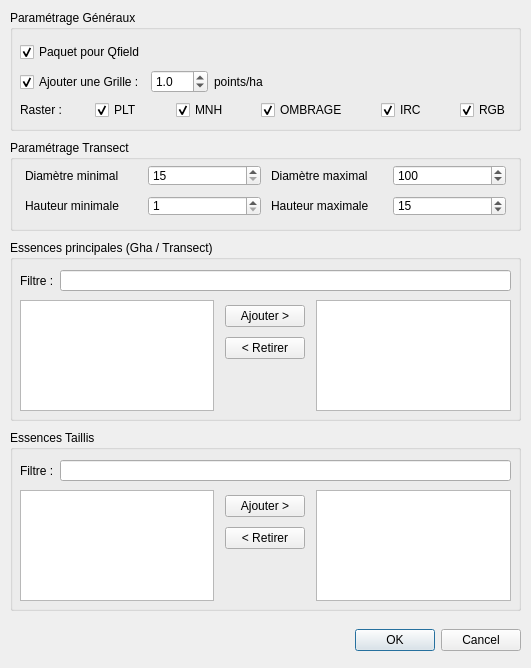
<?xml version="1.0" encoding="UTF-8"?>
<ui version="4.0">
 <class>ExpertiseCreateDialog</class>
 <widget class="QDialog" name="ExpertiseCreateDialog">
  <property name="geometry">
   <rect>
    <x>0</x>
    <y>0</y>
    <width>531</width>
    <height>668</height>
   </rect>
  </property>
  <property name="windowTitle">
   <string>Expertise</string>
  </property>
  <widget class="QGroupBox" name="groupBox_2">
   <property name="geometry">
    <rect>
     <x>10</x>
     <y>240</y>
     <width>511</width>
     <height>181</height>
    </rect>
   </property>
   <property name="title">
    <string>Essences principales (Gha / Transect)</string>
   </property>
   <widget class="QWidget" name="gridLayoutWidget_5">
    <property name="geometry">
     <rect>
      <x>10</x>
      <y>60</y>
      <width>491</width>
      <height>111</height>
     </rect>
    </property>
    <layout class="QGridLayout" name="gridLayout_6">
     <item row="0" column="0">
      <widget class="QListWidget" name="lw_species"/>
     </item>
     <item row="0" column="1">
      <layout class="QGridLayout" name="gridLayout_5">
       <property name="leftMargin">
        <number>5</number>
       </property>
       <property name="topMargin">
        <number>5</number>
       </property>
       <property name="rightMargin">
        <number>5</number>
       </property>
       <property name="bottomMargin">
        <number>5</number>
       </property>
       <property name="spacing">
        <number>10</number>
       </property>
       <item row="1" column="0">
        <widget class="QPushButton" name="pb_remove_species">
         <property name="text">
          <string>&lt; Retirer</string>
         </property>
        </widget>
       </item>
       <item row="2" column="0">
        <spacer name="verticalSpacer">
         <property name="orientation">
          <enum>Qt::Vertical</enum>
         </property>
         <property name="sizeHint" stdset="0">
          <size>
           <width>20</width>
           <height>40</height>
          </size>
         </property>
        </spacer>
       </item>
       <item row="0" column="0">
        <widget class="QPushButton" name="pb_add_species">
         <property name="text">
          <string>Ajouter &gt;</string>
         </property>
        </widget>
       </item>
      </layout>
     </item>
     <item row="0" column="2">
      <widget class="QListWidget" name="lw_selected_species"/>
     </item>
    </layout>
   </widget>
   <widget class="QWidget" name="horizontalLayoutWidget_2">
    <property name="geometry">
     <rect>
      <x>10</x>
      <y>30</y>
      <width>491</width>
      <height>21</height>
     </rect>
    </property>
    <layout class="QHBoxLayout" name="horizontalLayout_4">
     <item>
      <widget class="QLabel" name="label_layers_11">
       <property name="text">
        <string>Filtre :</string>
       </property>
      </widget>
     </item>
     <item>
      <widget class="QLineEdit" name="le_filter_species">
       <property name="placeholderText">
        <string extracomment="CHE..."/>
       </property>
      </widget>
     </item>
    </layout>
   </widget>
  </widget>
  <widget class="QGroupBox" name="groupBox_3">
   <property name="geometry">
    <rect>
     <x>10</x>
     <y>140</y>
     <width>511</width>
     <height>91</height>
    </rect>
   </property>
   <property name="title">
    <string>Paramétrage Transect</string>
   </property>
   <widget class="QWidget" name="gridLayoutWidget_3">
    <property name="geometry">
     <rect>
      <x>10</x>
      <y>20</y>
      <width>491</width>
      <height>61</height>
     </rect>
    </property>
    <layout class="QGridLayout" name="gridLayout_4" rowstretch="0,0">
     <property name="leftMargin">
      <number>5</number>
     </property>
     <property name="topMargin">
      <number>5</number>
     </property>
     <property name="rightMargin">
      <number>5</number>
     </property>
     <property name="bottomMargin">
      <number>5</number>
     </property>
     <property name="spacing">
      <number>10</number>
     </property>
     <item row="0" column="3">
      <widget class="QLabel" name="label_layers_8">
       <property name="text">
        <string>Diamètre maximal</string>
       </property>
      </widget>
     </item>
     <item row="0" column="2">
      <widget class="QSpinBox" name="sp_dmin">
       <property name="minimum">
        <number>15</number>
       </property>
       <property name="maximum">
        <number>200</number>
       </property>
       <property name="singleStep">
        <number>5</number>
       </property>
      </widget>
     </item>
     <item row="0" column="1">
      <widget class="QLabel" name="label_layers_7">
       <property name="text">
        <string>Diamètre minimal</string>
       </property>
      </widget>
     </item>
     <item row="0" column="4">
      <widget class="QSpinBox" name="sp_dmax">
       <property name="minimum">
        <number>15</number>
       </property>
       <property name="maximum">
        <number>200</number>
       </property>
       <property name="singleStep">
        <number>5</number>
       </property>
       <property name="value">
        <number>100</number>
       </property>
      </widget>
     </item>
     <item row="1" column="1">
      <widget class="QLabel" name="label_layers_9">
       <property name="text">
        <string>Hauteur minimale</string>
       </property>
      </widget>
     </item>
     <item row="1" column="2">
      <widget class="QSpinBox" name="sp_hmin">
       <property name="minimum">
        <number>1</number>
       </property>
       <property name="maximum">
        <number>40</number>
       </property>
      </widget>
     </item>
     <item row="1" column="3">
      <widget class="QLabel" name="label_layers_10">
       <property name="text">
        <string>Hauteur maximale</string>
       </property>
      </widget>
     </item>
     <item row="1" column="4">
      <widget class="QSpinBox" name="sp_hmax">
       <property name="minimum">
        <number>1</number>
       </property>
       <property name="maximum">
        <number>40</number>
       </property>
       <property name="value">
        <number>15</number>
       </property>
      </widget>
     </item>
    </layout>
   </widget>
  </widget>
  <widget class="QGroupBox" name="groupBox">
   <property name="geometry">
    <rect>
     <x>10</x>
     <y>10</y>
     <width>511</width>
     <height>121</height>
    </rect>
   </property>
   <property name="title">
    <string>Paramétrage Généraux</string>
   </property>
   <widget class="QWidget" name="layoutWidget">
    <property name="geometry">
     <rect>
      <x>10</x>
      <y>29</y>
      <width>491</width>
      <height>81</height>
     </rect>
    </property>
    <layout class="QVBoxLayout" name="verticalLayout_2">
     <item>
      <layout class="QHBoxLayout" name="horizontalLayout_2">
       <property name="topMargin">
        <number>1</number>
       </property>
       <item>
        <widget class="QCheckBox" name="cb_package_for_qfield">
         <property name="toolTip">
          <string extracomment="Lorsque la case est cochée, le projet est empaqueté pour QField, compressé en ZIP et déposé dans le répertoire de sortie"/>
         </property>
         <property name="statusTip">
          <string/>
         </property>
         <property name="text">
          <string>Paquet pour Qfield</string>
         </property>
         <property name="checked">
          <bool>true</bool>
         </property>
        </widget>
       </item>
       <item>
        <widget class="QgsFileWidget" name="fw_outdir">
         <property name="toolTip">
          <string/>
         </property>
         <property name="options">
          <set>QFileDialog::ShowDirsOnly</set>
         </property>
        </widget>
       </item>
      </layout>
     </item>
     <item>
      <layout class="QHBoxLayout" name="horizontalLayout_3">
       <item>
        <widget class="QCheckBox" name="cb_create_grid">
         <property name="toolTip">
          <string extracomment="Lorsque la case est cochée, le projet est empaqueté pour QField, compressé en ZIP et déposé dans le répertoire de sortie"/>
         </property>
         <property name="statusTip">
          <string/>
         </property>
         <property name="text">
          <string>Ajouter une Grille :</string>
         </property>
         <property name="checked">
          <bool>true</bool>
         </property>
        </widget>
       </item>
       <item>
        <widget class="QDoubleSpinBox" name="dsp_points_per_ha">
         <property name="decimals">
          <number>1</number>
         </property>
         <property name="singleStep">
          <double>0.500000000000000</double>
         </property>
         <property name="value">
          <double>1.000000000000000</double>
         </property>
        </widget>
       </item>
       <item>
        <widget class="QLabel" name="label_layers_2">
         <property name="text">
          <string>points/ha</string>
         </property>
        </widget>
       </item>
       <item>
        <spacer name="horizontalSpacer_2">
         <property name="orientation">
          <enum>Qt::Horizontal</enum>
         </property>
         <property name="sizeHint" stdset="0">
          <size>
           <width>40</width>
           <height>20</height>
          </size>
         </property>
        </spacer>
       </item>
      </layout>
     </item>
     <item>
      <layout class="QHBoxLayout" name="horizontalLayout_6">
       <item>
        <widget class="QLabel" name="label_layers_3">
         <property name="sizePolicy">
          <sizepolicy hsizetype="Fixed" vsizetype="Preferred">
           <horstretch>0</horstretch>
           <verstretch>0</verstretch>
          </sizepolicy>
         </property>
         <property name="text">
          <string>Raster :</string>
         </property>
        </widget>
       </item>
       <item>
        <spacer name="horizontalSpacer_4">
         <property name="orientation">
          <enum>Qt::Horizontal</enum>
         </property>
         <property name="sizeHint" stdset="0">
          <size>
           <width>40</width>
           <height>20</height>
          </size>
         </property>
        </spacer>
       </item>
       <item>
        <widget class="QCheckBox" name="cb_plt">
         <property name="sizePolicy">
          <sizepolicy hsizetype="Maximum" vsizetype="Fixed">
           <horstretch>0</horstretch>
           <verstretch>0</verstretch>
          </sizepolicy>
         </property>
         <property name="text">
          <string>PLT</string>
         </property>
         <property name="checked">
          <bool>true</bool>
         </property>
        </widget>
       </item>
       <item>
        <spacer name="horizontalSpacer_5">
         <property name="orientation">
          <enum>Qt::Horizontal</enum>
         </property>
         <property name="sizeHint" stdset="0">
          <size>
           <width>40</width>
           <height>20</height>
          </size>
         </property>
        </spacer>
       </item>
       <item>
        <widget class="QCheckBox" name="cb_mnh">
         <property name="sizePolicy">
          <sizepolicy hsizetype="Maximum" vsizetype="Fixed">
           <horstretch>0</horstretch>
           <verstretch>0</verstretch>
          </sizepolicy>
         </property>
         <property name="text">
          <string>MNH</string>
         </property>
         <property name="checked">
          <bool>true</bool>
         </property>
        </widget>
       </item>
       <item>
        <spacer name="horizontalSpacer_3">
         <property name="orientation">
          <enum>Qt::Horizontal</enum>
         </property>
         <property name="sizeHint" stdset="0">
          <size>
           <width>40</width>
           <height>20</height>
          </size>
         </property>
        </spacer>
       </item>
       <item>
        <widget class="QCheckBox" name="cb_ombrage">
         <property name="sizePolicy">
          <sizepolicy hsizetype="Maximum" vsizetype="Fixed">
           <horstretch>0</horstretch>
           <verstretch>0</verstretch>
          </sizepolicy>
         </property>
         <property name="text">
          <string>OMBRAGE</string>
         </property>
         <property name="checked">
          <bool>true</bool>
         </property>
        </widget>
       </item>
       <item>
        <spacer name="horizontalSpacer_7">
         <property name="orientation">
          <enum>Qt::Horizontal</enum>
         </property>
         <property name="sizeHint" stdset="0">
          <size>
           <width>40</width>
           <height>20</height>
          </size>
         </property>
        </spacer>
       </item>
       <item>
        <widget class="QCheckBox" name="cb_irc">
         <property name="sizePolicy">
          <sizepolicy hsizetype="Maximum" vsizetype="Fixed">
           <horstretch>0</horstretch>
           <verstretch>0</verstretch>
          </sizepolicy>
         </property>
         <property name="text">
          <string>IRC</string>
         </property>
         <property name="checked">
          <bool>true</bool>
         </property>
        </widget>
       </item>
       <item>
        <spacer name="horizontalSpacer_8">
         <property name="orientation">
          <enum>Qt::Horizontal</enum>
         </property>
         <property name="sizeHint" stdset="0">
          <size>
           <width>40</width>
           <height>20</height>
          </size>
         </property>
        </spacer>
       </item>
       <item>
        <widget class="QCheckBox" name="cb_rgb">
         <property name="sizePolicy">
          <sizepolicy hsizetype="Maximum" vsizetype="Fixed">
           <horstretch>0</horstretch>
           <verstretch>0</verstretch>
          </sizepolicy>
         </property>
         <property name="text">
          <string>RGB</string>
         </property>
         <property name="checked">
          <bool>true</bool>
         </property>
        </widget>
       </item>
      </layout>
     </item>
    </layout>
   </widget>
  </widget>
  <widget class="QWidget" name="horizontalLayoutWidget">
   <property name="geometry">
    <rect>
     <x>10</x>
     <y>620</y>
     <width>511</width>
     <height>41</height>
    </rect>
   </property>
   <layout class="QHBoxLayout" name="horizontalLayout">
    <item>
     <spacer name="horizontalSpacer">
      <property name="orientation">
       <enum>Qt::Horizontal</enum>
      </property>
      <property name="sizeHint" stdset="0">
       <size>
        <width>40</width>
        <height>20</height>
       </size>
      </property>
     </spacer>
    </item>
    <item>
     <widget class="QDialogButtonBox" name="buttonBox">
      <property name="orientation">
       <enum>Qt::Horizontal</enum>
      </property>
      <property name="standardButtons">
       <set>QDialogButtonBox::Cancel|QDialogButtonBox::Ok</set>
      </property>
     </widget>
    </item>
   </layout>
  </widget>
  <widget class="QGroupBox" name="groupBox_4">
   <property name="geometry">
    <rect>
     <x>10</x>
     <y>430</y>
     <width>511</width>
     <height>181</height>
    </rect>
   </property>
   <property name="title">
    <string>Essences Taillis</string>
   </property>
   <widget class="QWidget" name="gridLayoutWidget_7">
    <property name="geometry">
     <rect>
      <x>10</x>
      <y>60</y>
      <width>491</width>
      <height>111</height>
     </rect>
    </property>
    <layout class="QGridLayout" name="gridLayout_9">
     <item row="0" column="2">
      <widget class="QListWidget" name="lw_selected_species_taillis"/>
     </item>
     <item row="0" column="1">
      <layout class="QGridLayout" name="gridLayout_10">
       <property name="leftMargin">
        <number>5</number>
       </property>
       <property name="topMargin">
        <number>5</number>
       </property>
       <property name="rightMargin">
        <number>5</number>
       </property>
       <property name="bottomMargin">
        <number>5</number>
       </property>
       <property name="spacing">
        <number>10</number>
       </property>
       <item row="0" column="0">
        <widget class="QPushButton" name="pb_add_species_taillis">
         <property name="text">
          <string>Ajouter &gt;</string>
         </property>
        </widget>
       </item>
       <item row="1" column="0">
        <widget class="QPushButton" name="pb_remove_species_taillis">
         <property name="text">
          <string>&lt; Retirer</string>
         </property>
        </widget>
       </item>
       <item row="2" column="0">
        <spacer name="verticalSpacer_3">
         <property name="orientation">
          <enum>Qt::Vertical</enum>
         </property>
         <property name="sizeHint" stdset="0">
          <size>
           <width>20</width>
           <height>40</height>
          </size>
         </property>
        </spacer>
       </item>
      </layout>
     </item>
     <item row="0" column="0">
      <widget class="QListWidget" name="lw_species_taillis"/>
     </item>
    </layout>
   </widget>
   <widget class="QWidget" name="horizontalLayoutWidget_3">
    <property name="geometry">
     <rect>
      <x>10</x>
      <y>30</y>
      <width>491</width>
      <height>21</height>
     </rect>
    </property>
    <layout class="QHBoxLayout" name="horizontalLayout_5">
     <item>
      <widget class="QLabel" name="label_layers_12">
       <property name="text">
        <string>Filtre :</string>
       </property>
      </widget>
     </item>
     <item>
      <widget class="QLineEdit" name="le_filter_species_taillis">
       <property name="placeholderText">
        <string extracomment="CHA..."/>
       </property>
      </widget>
     </item>
    </layout>
   </widget>
  </widget>
 </widget>
 <customwidgets>
  <customwidget>
   <class>QgsFileWidget</class>
   <extends>QWidget</extends>
   <header>qgsfilewidget.h</header>
  </customwidget>
 </customwidgets>
 <resources/>
 <connections>
  <connection>
   <sender>buttonBox</sender>
   <signal>accepted()</signal>
   <receiver>ExpertiseCreateDialog</receiver>
   <slot>accept()</slot>
   <hints>
    <hint type="sourcelabel">
     <x>248</x>
     <y>254</y>
    </hint>
    <hint type="destinationlabel">
     <x>157</x>
     <y>274</y>
    </hint>
   </hints>
  </connection>
  <connection>
   <sender>buttonBox</sender>
   <signal>rejected()</signal>
   <receiver>ExpertiseCreateDialog</receiver>
   <slot>reject()</slot>
   <hints>
    <hint type="sourcelabel">
     <x>316</x>
     <y>260</y>
    </hint>
    <hint type="destinationlabel">
     <x>286</x>
     <y>274</y>
    </hint>
   </hints>
  </connection>
 </connections>
</ui>
